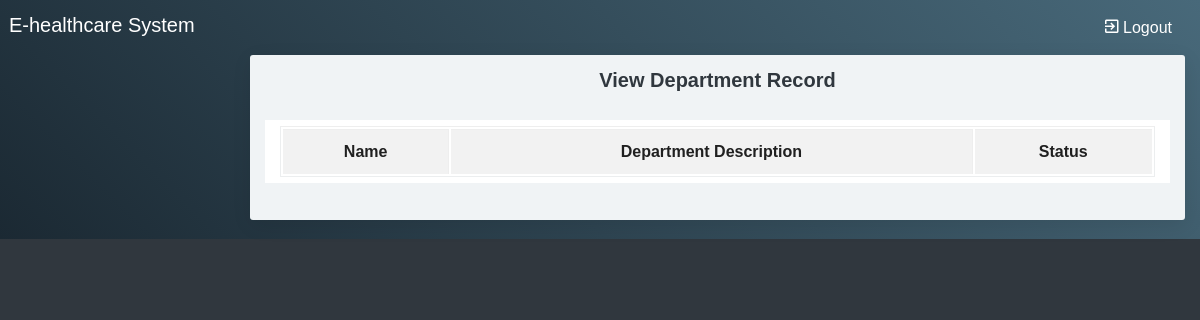
The app's page /Viewdepartment.php, older data.
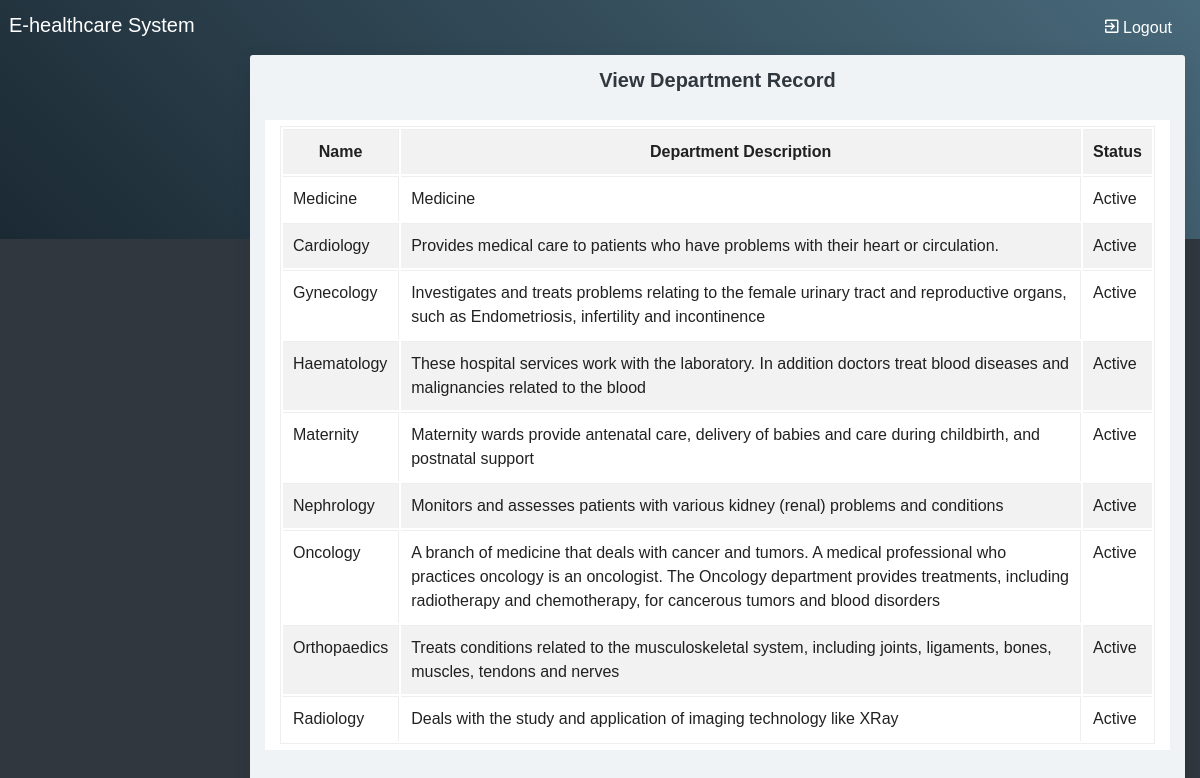
The same page, newer data.
### tables this page shows
CREATE TABLE `department` (
  `departmentid` int(10) NOT NULL,
  `departmentname` varchar(100) NOT NULL,
  `description` text NOT NULL,
  `status` varchar(10) NOT NULL
);

### Viewdepartment.php (the view, shortened to what this page needs)
<?php
include("adformheader.php");
include("dbconnection.php");
?>
<div class="container-fluid">
  <div class="block-header">
    <h2 class="text-center">View Department Record</h2>
  </div>
  <div class="card">
    <section class="container">
     <table class="table table-bordered table-striped table-hover js-basic-example dataTable">
      <tbody>
        <tr>
          <td style="text-align:center;"><strong>Name</strong></td>
          <td style="text-align:center;"><strong>Department Description</strong></td>
          <td style="text-align:center;"><strong>Status</strong></td>
        </tr>
        <?php
        $sql ="SELECT * FROM department";
        $qsql = mysqli_query($con,$sql);
        while($rs = mysqli_fetch_array($qsql))
        {
          echo "<tr>
          <td>$rs[departmentname]</td>
          <td> $rs[description]</td>
          <td>$rs[status]</td>";
          echo "</tr>";
        }
        ?>
      </tbody>
    </table>
  </section>
</div>
</div>
<?php
include("adformfooter.php");
?>

Row changes from the older to the newer data that the page shows:
added department: departmentname "Medicine", description "Medicine", status "Active"
added department: departmentname "Cardiology", description "Provides medical care to patients who have problems with their heart or circulation.", status "Active"
added department: departmentname "Gynecology", description "Investigates and treats problems relating to the female urinary tract and reproductive organs, such as Endometriosis, infertility and incontinence", status "Active"
added department: departmentname "Haematology", description "These hospital services work with the laboratory. In addition doctors treat blood diseases and malignancies related to the blood", status "Active"
added department: departmentname "Maternity", description "Maternity wards provide antenatal care, delivery of babies and care during childbirth, and postnatal support", status "Active"
added department: departmentname "Nephrology", description "Monitors and assesses patients with various kidney (renal) problems and conditions", status "Active"
added department: departmentname "Oncology", description "A branch of medicine that deals with cancer and tumors. A medical professional who practices oncology is an oncologist. The Oncology department provides treatments, including radiotherapy and chemotherapy, for cancerous tumors and blood disorders", status "Active"
added department: departmentname "Orthopaedics", description "Treats conditions related to the musculoskeletal system, including joints, ligaments, bones, muscles, tendons and nerves", status "Active"
added department: departmentname "Radiology", description "Deals with the study and application of imaging technology like XRay", status "Active"
